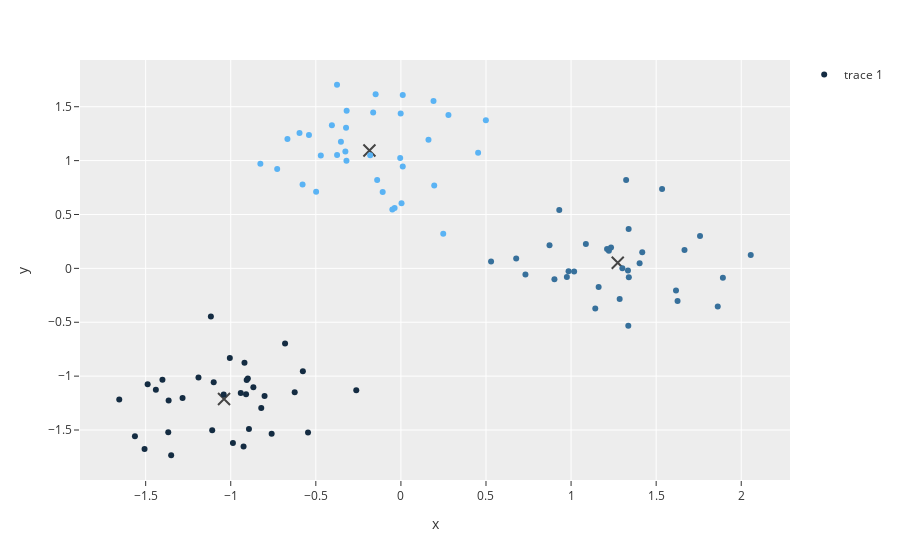

Notebook cell for this chart:
### Code cell
fig = px.scatter(x=kmeans.centroids[:, 0], y=kmeans.centroids[:, 1])
fig.update_traces(mode='markers', marker_size=12, marker_color='black', marker_symbol='x-thin', marker_line_width=2)
fig.add_scatter(x=x_train_scaled[:, 0], y=x_train_scaled[:, 1], marker_color=kmeans.labels, mode='markers')
fig.show()
